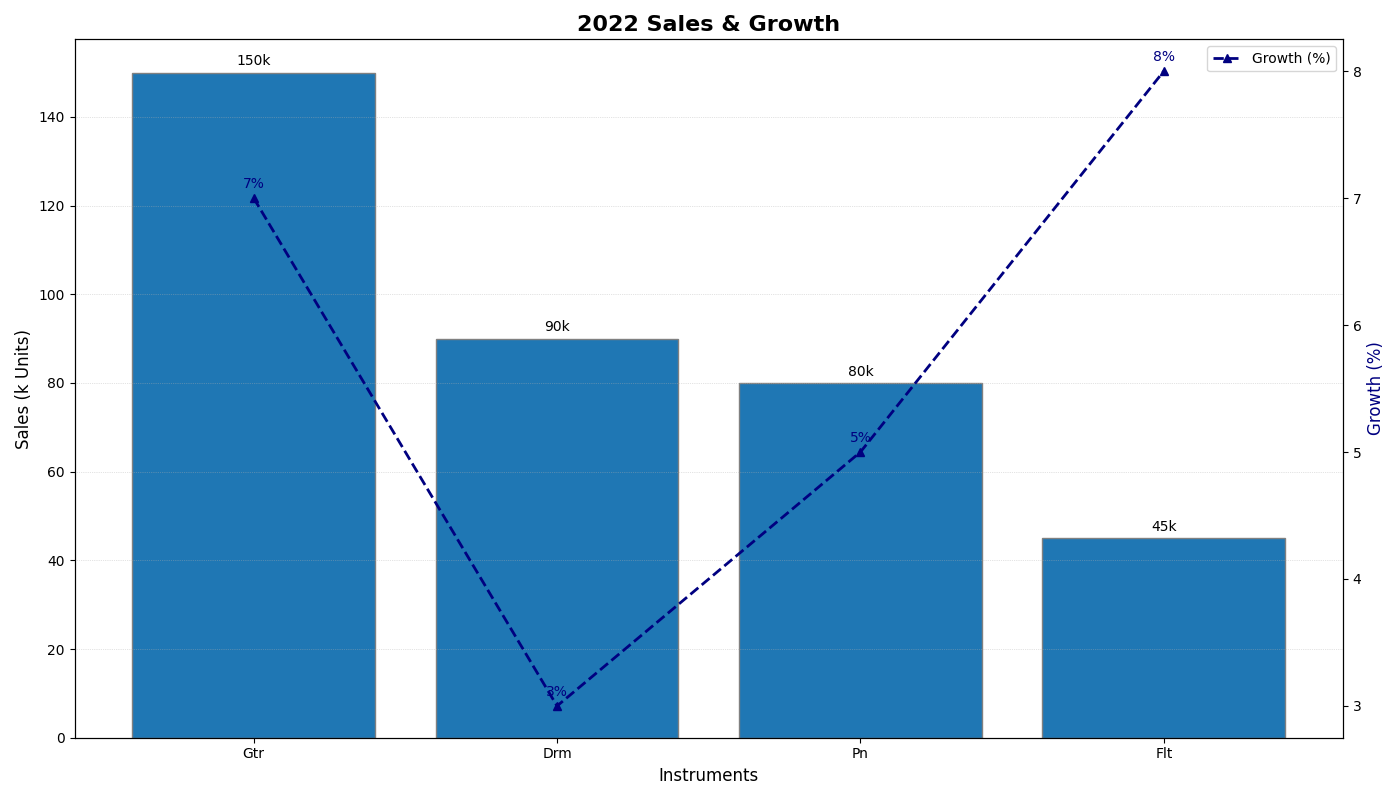

Write Python code to recreate this figure.
import matplotlib.pyplot as plt
import numpy as np

instruments = ['Gtr', 'Drm', 'Pn', 'Flt']
sales = [150, 90, 80, 45]
growth_rates = [7, 3, 5, 8]

fig, ax1 = plt.subplots(figsize=(14, 8))

# Use a single color for all bars
single_color = '#1f77b4'  # Example: Navy blue

# Bar chart for sales
bars = ax1.bar(instruments, sales, color=single_color, edgecolor='gray')
ax1.set_xlabel('Instruments', fontsize=12)
ax1.set_ylabel('Sales (k Units)', fontsize=12, color='black')
ax1.set_title('2022 Sales & Growth', fontsize=16, fontweight='bold')
ax1.yaxis.grid(True, linestyle=':', linewidth=0.5, alpha=0.7)

# Annotate bar heights
for bar in bars:
    height = bar.get_height()
    ax1.annotate(f'{height}k', xy=(bar.get_x() + bar.get_width() / 2, height),
                 xytext=(0, 3), textcoords="offset points", ha='center', va='bottom', fontsize=10)

# Create a secondary axis for growth rates
ax2 = ax1.twinx()
ax2.plot(instruments, growth_rates, color='navy', marker='^', linestyle='--', linewidth=2, label='Growth (%)')
ax2.set_ylabel('Growth (%)', fontsize=12, color='navy')

# Annotate growth rates
for i, rate in enumerate(growth_rates):
    ax2.annotate(f'{rate}%', xy=(i, rate),
                 xytext=(0, 5), textcoords="offset points", ha='center', va='bottom', fontsize=10, color='navy')

# Create a legend for the line plot
lines, labels = ax2.get_legend_handles_labels()
ax2.legend(lines, labels, loc='upper right', fontsize=10)

fig.tight_layout()
plt.show()
